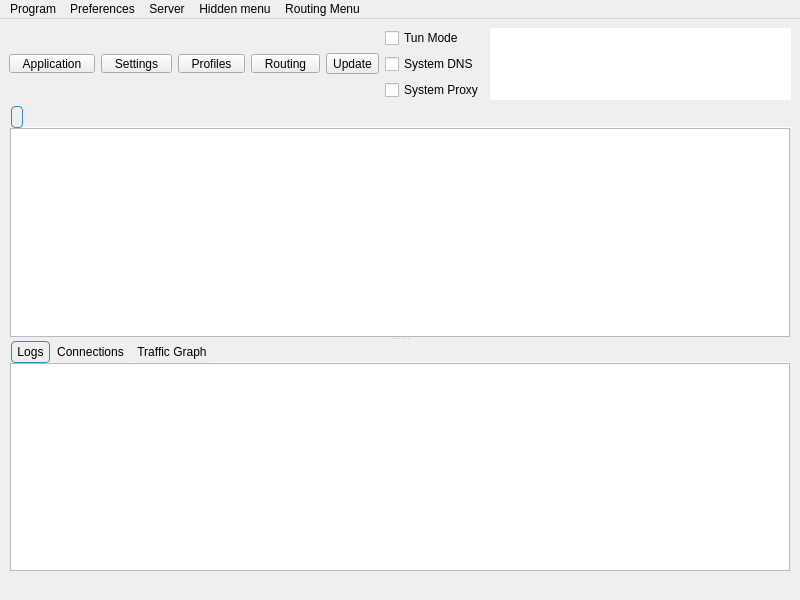
<?xml version="1.0" encoding="UTF-8"?>
<ui version="4.0">
 <class>MainWindow</class>
 <widget class="QMainWindow" name="MainWindow">
  <property name="geometry">
   <rect>
    <x>0</x>
    <y>0</y>
    <width>800</width>
    <height>600</height>
   </rect>
  </property>
  <property name="minimumSize">
   <size>
    <width>800</width>
    <height>600</height>
   </size>
  </property>
  <property name="windowTitle">
   <string notr="true">Throne</string>
  </property>
  <widget class="QWidget" name="centralwidget">
   <layout class="QVBoxLayout" name="verticalLayout_3" stretch="0,0,0">
    <item>
     <layout class="QHBoxLayout" name="horizontalLayout_2">
      <item>
       <widget class="QToolButton" name="toolButton_program">
        <property name="styleSheet">
         <string notr="true">QToolButton {
    padding-left: 8px;
    padding-right: 8px;
}

QToolButton::menu-indicator {
    subcontrol-origin: border;
    subcontrol-position: bottom right;
    right: 2px;
    bottom: 3px;
}</string>
        </property>
        <property name="text">
         <string>Application</string>
        </property>
        <property name="icon">
         <iconset theme="b-system-run"/>
        </property>
        <property name="iconSize">
         <size>
          <width>24</width>
          <height>24</height>
         </size>
        </property>
        <property name="popupMode">
         <enum>QToolButton::ToolButtonPopupMode::InstantPopup</enum>
        </property>
        <property name="toolButtonStyle">
         <enum>Qt::ToolButtonStyle::ToolButtonTextUnderIcon</enum>
        </property>
       </widget>
      </item>
      <item>
       <widget class="QToolButton" name="toolButton_preferences">
        <property name="styleSheet">
         <string notr="true">QToolButton {
    padding-left: 8px;
    padding-right: 8px;
}

QToolButton::menu-indicator {
    subcontrol-origin: border;
    subcontrol-position: bottom right;
    right: 2px;
    bottom: 3px;
}</string>
        </property>
        <property name="text">
         <string>Settings</string>
        </property>
        <property name="icon">
         <iconset theme="b-preferences"/>
        </property>
        <property name="iconSize">
         <size>
          <width>24</width>
          <height>24</height>
         </size>
        </property>
        <property name="popupMode">
         <enum>QToolButton::ToolButtonPopupMode::InstantPopup</enum>
        </property>
        <property name="toolButtonStyle">
         <enum>Qt::ToolButtonStyle::ToolButtonTextUnderIcon</enum>
        </property>
       </widget>
      </item>
      <item>
       <widget class="QToolButton" name="toolButton_server">
        <property name="styleSheet">
         <string notr="true">QToolButton {
    padding-left: 8px;
    padding-right: 8px;
}

QToolButton::menu-indicator {
    subcontrol-origin: border;
    subcontrol-position: bottom right;
    right: 2px;
    bottom: 3px;
}</string>
        </property>
        <property name="text">
         <string>Profiles</string>
        </property>
        <property name="icon">
         <iconset theme="b-network-server"/>
        </property>
        <property name="iconSize">
         <size>
          <width>24</width>
          <height>24</height>
         </size>
        </property>
        <property name="popupMode">
         <enum>QToolButton::ToolButtonPopupMode::InstantPopup</enum>
        </property>
        <property name="toolButtonStyle">
         <enum>Qt::ToolButtonStyle::ToolButtonTextUnderIcon</enum>
        </property>
       </widget>
      </item>
      <item>
       <widget class="QToolButton" name="toolButton_routing">
        <property name="styleSheet">
         <string notr="true">QToolButton {
    padding-left: 8px;
    padding-right: 8px;
}

QToolButton::menu-indicator {
    subcontrol-origin: border;
    subcontrol-position: bottom right;
    right: 2px;
    bottom: 3px;
}</string>
        </property>
        <property name="text">
         <string>Routing</string>
        </property>
        <property name="icon">
         <iconset theme="b-network-routing"/>
        </property>
        <property name="iconSize">
         <size>
          <width>24</width>
          <height>24</height>
         </size>
        </property>
        <property name="popupMode">
         <enum>QToolButton::ToolButtonPopupMode::InstantPopup</enum>
        </property>
        <property name="toolButtonStyle">
         <enum>Qt::ToolButtonStyle::ToolButtonTextUnderIcon</enum>
        </property>
       </widget>
      </item>
      <item>
       <widget class="QToolButton" name="toolButton_update">
        <property name="text">
         <string>Update</string>
        </property>
        <property name="icon">
         <iconset theme="b-system-software-update"/>
        </property>
        <property name="iconSize">
         <size>
          <width>24</width>
          <height>24</height>
         </size>
        </property>
        <property name="popupMode">
         <enum>QToolButton::ToolButtonPopupMode::InstantPopup</enum>
        </property>
        <property name="toolButtonStyle">
         <enum>Qt::ToolButtonStyle::ToolButtonTextUnderIcon</enum>
        </property>
       </widget>
      </item>
      <item>
       <layout class="QVBoxLayout" name="verticalLayout_4">
        <item>
         <widget class="QCheckBox" name="checkBox_VPN">
          <property name="sizePolicy">
           <sizepolicy hsizetype="Minimum" vsizetype="Minimum">
            <horstretch>0</horstretch>
            <verstretch>0</verstretch>
           </sizepolicy>
          </property>
          <property name="text">
           <string>Tun Mode</string>
          </property>
         </widget>
        </item>
        <item>
         <widget class="QCheckBox" name="system_dns">
          <property name="text">
           <string>System DNS</string>
          </property>
         </widget>
        </item>
        <item>
         <widget class="QCheckBox" name="checkBox_SystemProxy">
          <property name="text">
           <string>System Proxy</string>
          </property>
         </widget>
        </item>
       </layout>
      </item>
      <item>
       <widget class="QTextBrowser" name="data_view">
        <property name="enabled">
         <bool>true</bool>
        </property>
        <property name="sizePolicy">
         <sizepolicy hsizetype="Expanding" vsizetype="Ignored">
          <horstretch>0</horstretch>
          <verstretch>0</verstretch>
         </sizepolicy>
        </property>
        <property name="mouseTracking">
         <bool>false</bool>
        </property>
        <property name="focusPolicy">
         <enum>Qt::FocusPolicy::NoFocus</enum>
        </property>
        <property name="contextMenuPolicy">
         <enum>Qt::ContextMenuPolicy::NoContextMenu</enum>
        </property>
        <property name="acceptDrops">
         <bool>false</bool>
        </property>
        <property name="frameShape">
         <enum>QFrame::Shape::NoFrame</enum>
        </property>
        <property name="frameShadow">
         <enum>QFrame::Shadow::Sunken</enum>
        </property>
        <property name="verticalScrollBarPolicy">
         <enum>Qt::ScrollBarPolicy::ScrollBarAlwaysOff</enum>
        </property>
        <property name="horizontalScrollBarPolicy">
         <enum>Qt::ScrollBarPolicy::ScrollBarAlwaysOff</enum>
        </property>
        <property name="textInteractionFlags">
         <set>Qt::TextInteractionFlag::LinksAccessibleByKeyboard|Qt::TextInteractionFlag::LinksAccessibleByMouse</set>
        </property>
       </widget>
      </item>
     </layout>
    </item>
    <item>
     <widget class="QSplitter" name="splitter">
      <property name="orientation">
       <enum>Qt::Orientation::Vertical</enum>
      </property>
      <widget class="QTabWidget" name="tabWidget">
       <property name="styleSheet">
        <string notr="true">QTabWidget::tab-bar {
    left: 2px;
}

QTabBar {
    background: transparent;
    qproperty-drawBase: 0;
}

QTabBar::tab {
    background-color: palette(button);
    color: palette(button-text);

    border: 1px solid palette(mid);

    border-radius: 4px;
    padding: 3px 5px;
    margin-right: 1px;
}

QTabBar::tab:selected {
    border: 1px solid palette(highlight);
    background-color: palette(window); 
}

QTabBar::tab:!selected {
    border: 1px solid palette(button);
}

QTabBar::tab:hover:!selected {
    background-color: palette(light);
}</string>
       </property>
       <property name="currentIndex">
        <number>0</number>
       </property>
       <property name="documentMode">
        <bool>true</bool>
       </property>
       <property name="movable">
        <bool>true</bool>
       </property>
       <widget class="QWidget" name="widget1">
        <attribute name="title">
         <string/>
        </attribute>
        <layout class="QGridLayout" name="gridLayout_2">
         <property name="leftMargin">
          <number>1</number>
         </property>
         <property name="topMargin">
          <number>0</number>
         </property>
         <property name="rightMargin">
          <number>1</number>
         </property>
         <property name="bottomMargin">
          <number>0</number>
         </property>
         <property name="spacing">
          <number>0</number>
         </property>
         <item row="0" column="0">
          <widget class="ProfilesTableView" name="profilesTableView">
           <property name="contextMenuPolicy">
            <enum>Qt::ContextMenuPolicy::CustomContextMenu</enum>
           </property>
           <property name="editTriggers">
            <set>QAbstractItemView::EditTrigger::NoEditTriggers</set>
           </property>
           <property name="alternatingRowColors">
            <bool>true</bool>
           </property>
           <property name="selectionBehavior">
            <enum>QAbstractItemView::SelectionBehavior::SelectRows</enum>
           </property>
           <property name="horizontalScrollMode">
            <enum>QAbstractItemView::ScrollMode::ScrollPerPixel</enum>
           </property>
           <property name="wordWrap">
            <bool>false</bool>
           </property>
           <attribute name="horizontalHeaderMinimumSectionSize">
            <number>16</number>
           </attribute>
           <attribute name="horizontalHeaderHighlightSections">
            <bool>false</bool>
           </attribute>
           <attribute name="horizontalHeaderShowSortIndicator" stdset="0">
            <bool>false</bool>
           </attribute>
           <attribute name="verticalHeaderDefaultSectionSize">
            <number>30</number>
           </attribute>
          </widget>
         </item>
        </layout>
       </widget>
      </widget>
      <widget class="QWidget" name="aaaaaaaaaaaaaaaaaa">
       <layout class="QVBoxLayout" name="aaaaaaaaaaaa" stretch="0">
        <item>
         <widget class="QWidget" name="down_tab" native="true">
          <layout class="QVBoxLayout" name="verticalLayout">
           <property name="spacing">
            <number>0</number>
           </property>
           <property name="leftMargin">
            <number>0</number>
           </property>
           <property name="topMargin">
            <number>0</number>
           </property>
           <property name="rightMargin">
            <number>0</number>
           </property>
           <property name="bottomMargin">
            <number>0</number>
           </property>
           <item>
            <widget class="QTabWidget" name="stats_widget">
             <property name="autoFillBackground">
              <bool>true</bool>
             </property>
             <property name="styleSheet">
              <string notr="true">QTabWidget::tab-bar {
    left: 2px;
}

QTabBar {
    background: transparent;
    qproperty-drawBase: 0;
}

QTabBar::tab {
    background-color: palette(button);
    color: palette(button-text);

    border: 1px solid palette(mid);

    border-radius: 4px;
    padding: 3px 5px;
    margin-right: 1px;
}

QTabBar::tab:selected {
    border: 1px solid palette(highlight);
    background-color: palette(window); 
}

QTabBar::tab:!selected {
    border: 1px solid palette(button);
}

QTabBar::tab:hover:!selected {
    background-color: palette(light);
}</string>
             </property>
             <property name="tabPosition">
              <enum>QTabWidget::TabPosition::North</enum>
             </property>
             <property name="tabShape">
              <enum>QTabWidget::TabShape::Rounded</enum>
             </property>
             <property name="currentIndex">
              <number>0</number>
             </property>
             <property name="elideMode">
              <enum>Qt::TextElideMode::ElideNone</enum>
             </property>
             <property name="usesScrollButtons">
              <bool>true</bool>
             </property>
             <property name="documentMode">
              <bool>true</bool>
             </property>
             <property name="tabsClosable">
              <bool>false</bool>
             </property>
             <property name="movable">
              <bool>true</bool>
             </property>
             <property name="tabBarAutoHide">
              <bool>false</bool>
             </property>
             <widget class="QWidget" name="Logs">
              <property name="enabled">
               <bool>true</bool>
              </property>
              <attribute name="title">
               <string>Logs</string>
              </attribute>
              <layout class="QHBoxLayout" name="horizontalLayout_3" stretch="0">
               <property name="spacing">
                <number>0</number>
               </property>
               <property name="sizeConstraint">
                <enum>QLayout::SizeConstraint::SetDefaultConstraint</enum>
               </property>
               <property name="leftMargin">
                <number>1</number>
               </property>
               <property name="topMargin">
                <number>0</number>
               </property>
               <property name="rightMargin">
                <number>1</number>
               </property>
               <property name="bottomMargin">
                <number>0</number>
               </property>
               <item>
                <widget class="QTextBrowser" name="masterLogBrowser">
                 <property name="contextMenuPolicy">
                  <enum>Qt::ContextMenuPolicy::CustomContextMenu</enum>
                 </property>
                 <property name="openLinks">
                  <bool>false</bool>
                 </property>
                </widget>
               </item>
              </layout>
             </widget>
             <widget class="QWidget" name="connections_tab">
              <attribute name="title">
               <string>Connections</string>
              </attribute>
              <layout class="QHBoxLayout" name="horizontalLayout_4">
               <property name="spacing">
                <number>0</number>
               </property>
               <property name="sizeConstraint">
                <enum>QLayout::SizeConstraint::SetDefaultConstraint</enum>
               </property>
               <property name="leftMargin">
                <number>1</number>
               </property>
               <property name="topMargin">
                <number>0</number>
               </property>
               <property name="rightMargin">
                <number>1</number>
               </property>
               <property name="bottomMargin">
                <number>0</number>
               </property>
               <item>
                <widget class="QTableWidget" name="connections">
                 <property name="autoFillBackground">
                  <bool>false</bool>
                 </property>
                 <column>
                  <property name="text">
                   <string>Destination (Domain)</string>
                  </property>
                  <property name="toolTip">
                   <string>Click To Disable Sorting</string>
                  </property>
                 </column>
                 <column>
                  <property name="text">
                   <string>Process</string>
                  </property>
                  <property name="toolTip">
                   <string>Click To Sort By Process</string>
                  </property>
                 </column>
                 <column>
                  <property name="text">
                   <string>Protocol</string>
                  </property>
                  <property name="toolTip">
                   <string>Click To Sort By Protocol</string>
                  </property>
                 </column>
                 <column>
                  <property name="text">
                   <string>Outbound</string>
                  </property>
                  <property name="toolTip">
                   <string>Click To Sort By Outbound</string>
                  </property>
                 </column>
                 <column>
                  <property name="text">
                   <string>Traffic</string>
                  </property>
                  <property name="toolTip">
                   <string>Click To Toggle sort by Traffic</string>
                  </property>
                 </column>
                </widget>
               </item>
              </layout>
             </widget>
             <widget class="QWidget" name="graph_tab">
              <attribute name="title">
               <string>Traffic Graph</string>
              </attribute>
              <layout class="QHBoxLayout" name="horizontalLayout_6">
               <property name="spacing">
                <number>0</number>
               </property>
               <property name="sizeConstraint">
                <enum>QLayout::SizeConstraint::SetDefaultConstraint</enum>
               </property>
               <property name="leftMargin">
                <number>1</number>
               </property>
               <property name="topMargin">
                <number>0</number>
               </property>
               <property name="rightMargin">
                <number>1</number>
               </property>
               <property name="bottomMargin">
                <number>0</number>
               </property>
              </layout>
             </widget>
            </widget>
           </item>
          </layout>
         </widget>
        </item>
       </layout>
      </widget>
     </widget>
    </item>
    <item>
     <layout class="QHBoxLayout" name="horizontalLayout">
      <item>
       <widget class="QLabel" name="label_running">
        <property name="text">
         <string/>
        </property>
       </widget>
      </item>
      <item>
       <widget class="QLabel" name="label_inbound">
        <property name="text">
         <string/>
        </property>
        <property name="alignment">
         <set>Qt::AlignmentFlag::AlignLeading|Qt::AlignmentFlag::AlignLeft|Qt::AlignmentFlag::AlignVCenter</set>
        </property>
       </widget>
      </item>
      <item>
       <widget class="QLabel" name="label_speed">
        <property name="text">
         <string/>
        </property>
        <property name="alignment">
         <set>Qt::AlignmentFlag::AlignLeading|Qt::AlignmentFlag::AlignLeft|Qt::AlignmentFlag::AlignVCenter</set>
        </property>
       </widget>
      </item>
     </layout>
    </item>
   </layout>
  </widget>
  <widget class="QMenuBar" name="menubar">
   <property name="geometry">
    <rect>
     <x>0</x>
     <y>0</y>
     <width>800</width>
     <height>25</height>
    </rect>
   </property>
   <widget class="QMenu" name="menu_program">
    <property name="title">
     <string>Program</string>
    </property>
    <widget class="QMenu" name="menu_spmode">
     <property name="title">
      <string>System Proxy</string>
     </property>
     <addaction name="menu_spmode_system_proxy"/>
     <addaction name="menu_spmode_vpn"/>
     <addaction name="menu_spmode_disabled"/>
    </widget>
    <addaction name="actionHide_window"/>
    <addaction name="separator"/>
    <addaction name="menu_add_from_clipboard2"/>
    <addaction name="actionAdd_profile_from_File"/>
    <addaction name="menu_scan_qr"/>
    <addaction name="separator"/>
    <addaction name="actionStart_with_system"/>
    <addaction name="actionRemember_last_proxy"/>
    <addaction name="actionAllow_LAN"/>
    <addaction name="menu_spmode"/>
    <addaction name="separator"/>
    <addaction name="actionRestart_Proxy"/>
    <addaction name="actionRestart_Program"/>
    <addaction name="menu_exit"/>
   </widget>
   <widget class="QMenu" name="menu_preferences">
    <property name="title">
     <string>Preferences</string>
    </property>
    <addaction name="menu_manage_groups"/>
    <addaction name="menu_basic_settings"/>
    <addaction name="menu_routing_settings"/>
    <addaction name="menu_vpn_settings"/>
    <addaction name="menu_hotkey_settings"/>
    <addaction name="menu_open_config_folder"/>
   </widget>
   <widget class="QMenu" name="menu_server">
    <property name="title">
     <string>Server</string>
    </property>
    <widget class="QMenu" name="menu_share_item">
     <property name="title">
      <string>Share</string>
     </property>
     <addaction name="menu_qr"/>
     <addaction name="menu_export_config"/>
     <addaction name="actionExport_Xray_config"/>
     <addaction name="separator"/>
     <addaction name="menu_copy_links"/>
     <addaction name="menu_copy_links_nkr"/>
     <addaction name="actionCopy_Test_Result"/>
    </widget>
    <addaction name="menu_add_from_input"/>
    <addaction name="menu_add_from_clipboard"/>
    <addaction name="separator"/>
    <addaction name="menu_start"/>
    <addaction name="menu_stop"/>
    <addaction name="separator"/>
    <addaction name="menu_select_all"/>
    <addaction name="menu_clone"/>
    <addaction name="menu_reset_traffic"/>
    <addaction name="menu_delete"/>
    <addaction name="menu_share_item"/>
    <addaction name="separator"/>
    <addaction name="actionUrl_Test_Selected"/>
    <addaction name="menu_resolve_selected"/>
    <addaction name="actionClear_Test_Result"/>
    <addaction name="actionSpeedtest_Current"/>
    <addaction name="actionSpeedtest_Selected"/>
    <addaction name="actionResolve_Selected_Out_IP"/>
   </widget>
   <widget class="QMenu" name="menuHidden_menu">
    <property name="title">
     <string>Hidden menu</string>
    </property>
    <addaction name="menu_update_subscription"/>
    <addaction name="menu_resolve_domain"/>
    <addaction name="menu_remove_invalid"/>
    <addaction name="actionUrl_Test_Group"/>
    <addaction name="menu_remove_unavailable"/>
    <addaction name="menu_clear_test_result"/>
    <addaction name="menu_delete_repeat"/>
    <addaction name="actionSpeedtest_Group"/>
    <addaction name="actionResolve_Out_IP"/>
    <addaction name="actionRefresh_Column_Widths"/>
   </widget>
   <widget class="QMenu" name="menuRouting_Menu">
    <property name="title">
     <string>Routing Menu</string>
    </property>
   </widget>
   <addaction name="menu_program"/>
   <addaction name="menu_preferences"/>
   <addaction name="menu_server"/>
   <addaction name="menuHidden_menu"/>
   <addaction name="menuRouting_Menu"/>
  </widget>
  <action name="menu_exit">
   <property name="text">
    <string>Exit</string>
   </property>
  </action>
  <action name="actionShow_window">
   <property name="text">
    <string>Show Window</string>
   </property>
  </action>
  <action name="menu_basic_settings">
   <property name="text">
    <string>Basic Settings</string>
   </property>
  </action>
  <action name="menu_add_from_input">
   <property name="text">
    <string>New profile</string>
   </property>
   <property name="shortcut">
    <string notr="true">Ctrl+N</string>
   </property>
  </action>
  <action name="menu_manage_groups">
   <property name="text">
    <string>Groups</string>
   </property>
  </action>
  <action name="menu_start">
   <property name="text">
    <string>Start</string>
   </property>
   <property name="shortcut">
    <string notr="true">Return</string>
   </property>
  </action>
  <action name="menu_stop">
   <property name="text">
    <string>Stop</string>
   </property>
   <property name="shortcut">
    <string notr="true">Ctrl+S</string>
   </property>
  </action>
  <action name="menu_routing_settings">
   <property name="text">
    <string>Routing Settings</string>
   </property>
  </action>
  <action name="menu_add_from_clipboard">
   <property name="text">
    <string>Add profile from clipboard</string>
   </property>
   <property name="shortcut">
    <string notr="true">Ctrl+V</string>
   </property>
  </action>
  <action name="menu_delete">
   <property name="text">
    <string>Delete</string>
   </property>
   <property name="shortcut">
    <string notr="true">Del</string>
   </property>
  </action>
  <action name="menu_add_from_clipboard2">
   <property name="text">
    <string>Add profile from clipboard</string>
   </property>
  </action>
  <action name="menu_profile_debug_info">
   <property name="text">
    <string>Debug Info</string>
   </property>
  </action>
  <action name="menu_qr">
   <property name="text">
    <string>QR Code and link</string>
   </property>
   <property name="shortcut">
    <string notr="true">Ctrl+Q</string>
   </property>
  </action>
  <action name="menu_copy_link">
   <property name="text">
    <string>Copy Link</string>
   </property>
  </action>
  <action name="menu_tcp_ping">
   <property name="text">
    <string notr="true">Tcp Ping</string>
   </property>
   <property name="shortcut">
    <string notr="true">Ctrl+Shift+T</string>
   </property>
  </action>
  <action name="menu_url_test">
   <property name="text">
    <string notr="true">Url Test</string>
   </property>
   <property name="shortcut">
    <string notr="true">Ctrl+Shift+U</string>
   </property>
  </action>
  <action name="menu_clear_test_result">
   <property name="text">
    <string>Clear Test Result</string>
   </property>
   <property name="shortcut">
    <string notr="true">Ctrl+Shift+C</string>
   </property>
  </action>
  <action name="menu_export_config">
   <property name="text">
    <string>Export Sing-box config</string>
   </property>
   <property name="shortcut">
    <string notr="true">Ctrl+E</string>
   </property>
  </action>
  <action name="menu_reset_traffic">
   <property name="text">
    <string>Reset Traffic</string>
   </property>
   <property name="shortcut">
    <string notr="true">Ctrl+R</string>
   </property>
  </action>
  <action name="menu_scan_qr">
   <property name="text">
    <string>Scan QR Code</string>
   </property>
   <property name="shortcut">
    <string notr="true">Ctrl+Shift+Q</string>
   </property>
  </action>
  <action name="menu_spmode_system_proxy">
   <property name="checkable">
    <bool>true</bool>
   </property>
   <property name="text">
    <string>Enable System Proxy</string>
   </property>
  </action>
  <action name="menu_spmode_disabled">
   <property name="checkable">
    <bool>true</bool>
   </property>
   <property name="text">
    <string>Disable</string>
   </property>
  </action>
  <action name="menu_delete_repeat">
   <property name="text">
    <string>Remove Duplicates</string>
   </property>
   <property name="shortcut">
    <string notr="true">Ctrl+Shift+D</string>
   </property>
  </action>
  <action name="actionfake">
   <property name="text">
    <string>fake</string>
   </property>
   <property name="visible">
    <bool>false</bool>
   </property>
  </action>
  <action name="menu_move">
   <property name="text">
    <string>Move</string>
   </property>
   <property name="shortcut">
    <string notr="true">Ctrl+M</string>
   </property>
  </action>
  <action name="actionStart_with_system">
   <property name="checkable">
    <bool>true</bool>
   </property>
   <property name="text">
    <string>Start with system</string>
   </property>
  </action>
  <action name="actionRemember_last_proxy">
   <property name="checkable">
    <bool>true</bool>
   </property>
   <property name="text">
    <string>Remember last profile</string>
   </property>
  </action>
  <action name="actionAllow_LAN">
   <property name="checkable">
    <bool>true</bool>
   </property>
   <property name="text">
    <string>Allow other devices to connect</string>
   </property>
  </action>
  <action name="menu_remove_unavailable">
   <property name="text">
    <string>Remove Unavailable</string>
   </property>
   <property name="shortcut">
    <string notr="true">Ctrl+Shift+R</string>
   </property>
  </action>
  <action name="menu_full_test">
   <property name="text">
    <string>Full Test</string>
   </property>
   <property name="shortcut">
    <string notr="true">Ctrl+Shift+F</string>
   </property>
  </action>
  <action name="menu_hotkey_settings">
   <property name="text">
    <string>Hotkey Settings</string>
   </property>
  </action>
  <action name="menu_select_all">
   <property name="text">
    <string>Select All</string>
   </property>
   <property name="shortcut">
    <string notr="true">Ctrl+A</string>
   </property>
  </action>
  <action name="menu_copy_links_nkr">
   <property name="text">
    <string>Copy links of selected (Json Links)</string>
   </property>
   <property name="shortcut">
    <string notr="true">Ctrl+Alt+C</string>
   </property>
  </action>
  <action name="actionfake_2">
   <property name="text">
    <string>fake</string>
   </property>
   <property name="visible">
    <bool>false</bool>
   </property>
  </action>
  <action name="actionfake_3">
   <property name="text">
    <string>fake</string>
   </property>
   <property name="visible">
    <bool>false</bool>
   </property>
  </action>
  <action name="menu_copy_links">
   <property name="text">
    <string>Copy links of selected</string>
   </property>
   <property name="shortcut">
    <string notr="true">Ctrl+C</string>
   </property>
  </action>
  <action name="menu_spmode_vpn">
   <property name="checkable">
    <bool>true</bool>
   </property>
   <property name="text">
    <string>Enable Tun</string>
   </property>
  </action>
  <action name="menu_clone">
   <property name="text">
    <string>Clone</string>
   </property>
   <property name="shortcut">
    <string notr="true">Ctrl+D</string>
   </property>
  </action>
  <action name="menu_update_subscription">
   <property name="text">
    <string>Update subscription</string>
   </property>
   <property name="shortcut">
    <string notr="true">Ctrl+U</string>
   </property>
   <property name="visible">
    <bool>true</bool>
   </property>
  </action>
  <action name="menu_resolve_domain">
   <property name="text">
    <string>Resolve domain</string>
   </property>
   <property name="shortcut">
    <string notr="true">Ctrl+Shift+I</string>
   </property>
  </action>
  <action name="menu_vpn_settings">
   <property name="text">
    <string>Tun Settings</string>
   </property>
  </action>
  <action name="actionRestart_Program">
   <property name="text">
    <string>Restart Program</string>
   </property>
  </action>
  <action name="menu_open_config_folder">
   <property name="text">
    <string>Open Config Folder</string>
   </property>
  </action>
  <action name="actionfake_4">
   <property name="text">
    <string notr="true">fake</string>
   </property>
   <property name="visible">
    <bool>false</bool>
   </property>
  </action>
  <action name="actionfake_5">
   <property name="text">
    <string notr="true">fake</string>
   </property>
   <property name="visible">
    <bool>false</bool>
   </property>
  </action>
  <action name="actionRestart_Proxy">
   <property name="text">
    <string>Restart Core</string>
   </property>
  </action>
  <action name="menu_stop_testing">
   <property name="text">
    <string>Stop Testing</string>
   </property>
   <property name="shortcut">
    <string notr="true">Ctrl+.</string>
   </property>
  </action>
  <action name="actionUrl_Test_Selected">
   <property name="text">
    <string>Url Test Selected</string>
   </property>
   <property name="shortcut">
    <string notr="true">Ctrl+Shift+S</string>
   </property>
   <property name="visible">
    <bool>true</bool>
   </property>
  </action>
  <action name="actionUrl_Test_Group">
   <property name="enabled">
    <bool>true</bool>
   </property>
   <property name="text">
    <string>Url Test Group</string>
   </property>
   <property name="shortcut">
    <string notr="true">Ctrl+Shift+G</string>
   </property>
   <property name="visible">
    <bool>true</bool>
   </property>
  </action>
  <action name="menu_resolve_selected">
   <property name="text">
    <string>Resolve Selected Domain</string>
   </property>
   <property name="visible">
    <bool>true</bool>
   </property>
  </action>
  <action name="menu_remove_invalid">
   <property name="text">
    <string>Remove Invalid</string>
   </property>
   <property name="shortcut">
    <string notr="true">Ctrl+Alt+I</string>
   </property>
   <property name="menuRole">
    <enum>QAction::MenuRole::TextHeuristicRole</enum>
   </property>
  </action>
  <action name="menu_open_routing_manager">
   <property name="text">
    <string>Open Manager</string>
   </property>
  </action>
  <action name="actionSpeedtest_Current">
   <property name="text">
    <string>Speedtest Current</string>
   </property>
   <property name="shortcut">
    <string notr="true">F6</string>
   </property>
  </action>
  <action name="actionSpeedtest_Selected">
   <property name="text">
    <string>Speedtest Selected</string>
   </property>
   <property name="shortcut">
    <string notr="true">Ctrl+Shift+P</string>
   </property>
  </action>
  <action name="actionSpeedtest_Group">
   <property name="text">
    <string>Speedtest Group</string>
   </property>
   <property name="shortcut">
    <string notr="true">Ctrl+Alt+P</string>
   </property>
  </action>
  <action name="actionHide_window">
   <property name="text">
    <string>Hide window</string>
   </property>
   <property name="shortcut">
    <string notr="true">Ctrl+H</string>
   </property>
  </action>
  <action name="actionAdd_profile_from_File">
   <property name="text">
    <string>Add profile from File</string>
   </property>
   <property name="shortcut">
    <string notr="true">Ctrl+O</string>
   </property>
  </action>
  <action name="actionResolve_Out_IP">
   <property name="text">
    <string>Resolve Out IP</string>
   </property>
  </action>
  <action name="actionResolve_Selected_Out_IP">
   <property name="text">
    <string>Resolve Selected Out IP</string>
   </property>
  </action>
  <action name="actionRefresh_Column_Widths">
   <property name="text">
    <string>Refresh Column Widths</string>
   </property>
  </action>
  <action name="actionExport_Xray_config">
   <property name="text">
    <string>Export Xray config</string>
   </property>
  </action>
  <action name="actionCopy_Test_Result">
   <property name="text">
    <string>Copy Test Result</string>
   </property>
  </action>
  <action name="actionClear_Test_Result">
   <property name="text">
    <string>Clear Test Result</string>
   </property>
  </action>
 </widget>
 <customwidgets>
  <customwidget>
   <class>ProfilesTableView</class>
   <extends>QTableView</extends>
   <header>include/ui/utils/ProfilesTableView.h</header>
  </customwidget>
 </customwidgets>
 <resources/>
 <connections/>
</ui>
